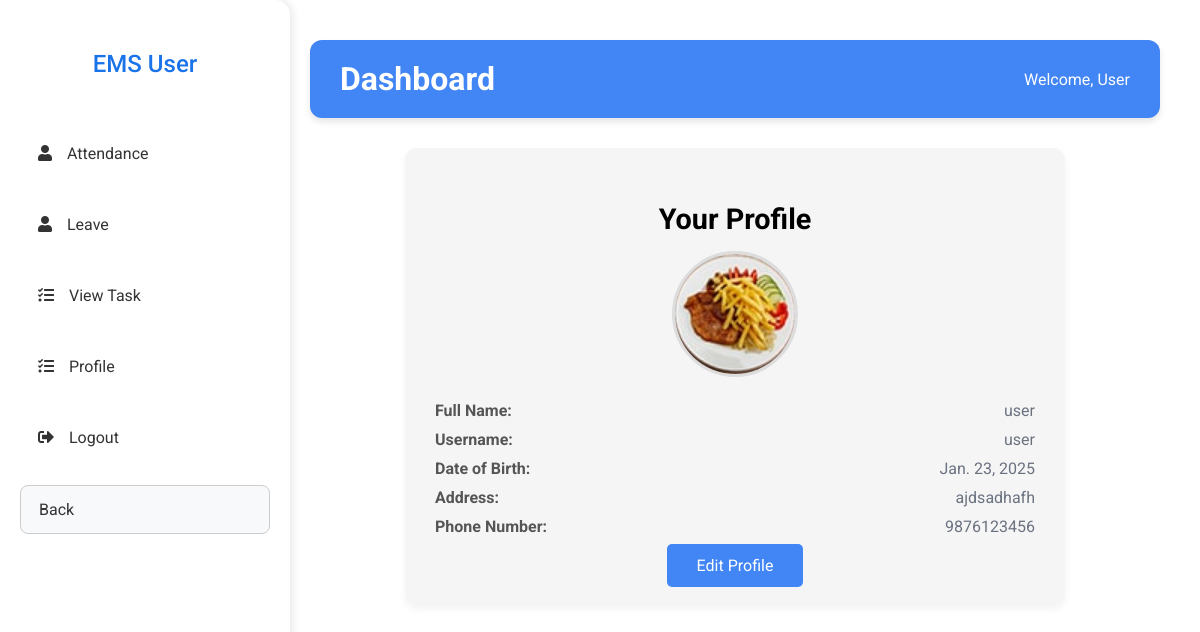
Page /profile/ (signed in) on the committed database.
### employeeapp/models.py (models this page shows, shortened)
class UserProfile(models.Model):
    name = models.CharField(max_length=100)
    username = models.CharField(max_length=60,null=True,blank=True)
    password = models.CharField(max_length=255,null=True,blank=True)
    user = models.OneToOneField(User, on_delete=models.CASCADE)
    dob = models.DateField(default='2000-01-01')
    address = models.TextField()
    phone_number = models.CharField(max_length=15)
    image = models.ImageField(upload_to='profile_images/', default='profile_images/default.png')

### employeeapp/views.py (the view)
# urls.py: path('profile/', views.view_profile, name='view_profile'),
@login_required
def view_profile(request):
    user_profile = get_object_or_404(UserProfile, user=request.user)
    return render(request, 'view_profile.html', {'profile': user_profile})

### templates/view_profile.html (shortened to what this page needs)
<!DOCTYPE html>
<html lang="en">
<head>
    <link rel="stylesheet" href="https://cdnjs.cloudflare.com/ajax/libs/font-awesome/5.15.4/css/all.min.css">
</head>
<body>
    <div class="sidebar">
        <h2>EMS User</h2>
        <a href="{% url 'attendance' %}"><i class="fas fa-user"></i> Attendance</a>
        <a href="{% url 'leave' %}"><i class="fas fa-user"></i> Leave</a>
        <a href="{% url 'user_tasks' %}"><i class="fas fa-tasks"></i> View Task</a>
        <a href="{% url 'view_profile' %}"><i class="fas fa-tasks"></i> Profile</a>
        <a href="{% url '' %}"><i class="fas fa-sign-out-alt"></i> Logout</a>
        <a href="javascript:history.back()" class="back-button">Back</a>
    </div>
    <div class="main">
        <div class="header">
            <h1>Dashboard</h1>
            <span>Welcome, User</span>
        </div>
        <div class="content">
            <div class="profile-container">
                <div class="profile-card">
                    <div class="profile-header">
                        <h2>Your Profile</h2>
                    </div>
                    <div class="profile-image-container">
                        <img src="{{ profile.image.url }}" alt="Profile Image" class="profile-image">
                    </div>
                    <div class="profile-details">
                        <div class="profile-item">
                            <span class="profile-label">Full Name:</span>
                            <span class="profile-value">{{ profile.name }}</span>
                        </div>
                        <div class="profile-item">
                            <span class="profile-label">Username:</span>
                            <span class="profile-value">{{ profile.user.username }}</span>
                        </div>
                        <div class="profile-item">
                            <span class="profile-label">Date of Birth:</span>
                            <span class="profile-value">{{ profile.dob }}</span>
                        </div>
                        <div class="profile-item">
                            <span class="profile-label">Address:</span>
                            <span class="profile-value">{{ profile.address }}</span>
                        </div>
                        <div class="profile-item">
                            <span class="profile-label">Phone Number:</span>
                            <span class="profile-value">{{ profile.phone_number }}</span>
                        </div>
                        <div class="edit-button-container">
                            <a href="{% url 'edit_profile' %}" class="btn-edit">Edit Profile</a>
                        </div>
                    </div>
                </div>
            </div>
        </div>
    </div>
</body>
</html>

### templates/view_profile.html (style rules this page uses)
body { font-family: 'Roboto', Arial, sans-serif; margin: 0; display: flex; background-color: #f2f2f2; height: 100vh; }
.sidebar { width: 250px; background-color: #ffffff; padding: 30px 20px; height: 100vh; position: fixed; box-shadow: 2px 0 10px rgba(0, 0, 0, 0.1); display: flex; flex-direction: column; border-top-right-radius: 15px; border-bottom-right-radius: 15px; }
.sidebar h2 { text-align: center; margin-bottom: 40px; font-size: 24px; font-weight: 500; color: #1a73e8; }
.sidebar a { color: #333; text-decoration: none; display: flex; align-items: center; padding: 14px 18px; margin: 12px 0; border-radius: 8px; transition: background 0.3s ease, padding-left 0.3s ease; font-size: 16px; }
.sidebar a i { margin-right: 15px; }
.main { margin-left: 270px; padding: 40px; flex-grow: 1; background-color: #ffffff; box-shadow: 0 0 10px rgba(0, 0, 0, 0.05); }
.header { background-color: #4285f4; color: white; padding: 20px 30px; display: flex; align-items: center; justify-content: space-between; border-radius: 12px; box-shadow: 0 4px 6px rgba(0, 0, 0, 0.1); }
.header h1 { font-size: 2rem; margin: 0; }
.content { margin-top: 30px; }
.profile-container { display: flex; justify-content: center; align-items: center; margin-top: 30px; }
.profile-card { background-color: #f5f5f5; border-radius: 12px; padding: 30px; margin-bottom: 30px; box-shadow: 0 4px 8px rgba(0, 0, 0, 0.05); width: 100%; max-width: 600px; text-align: center; }
.profile-header h2 { font-size: 1.8rem; margin-bottom: 15px; }
.profile-image-container { margin-bottom: 20px; }
.profile-image { width: 120px; height: 120px; border-radius: 50%; border: 3px solid #ddd; }
.profile-details { margin-top: 20px; }
.profile-item { display: flex; justify-content: space-between; margin-bottom: 10px; font-size: 1rem; color: #333; }
.profile-label { font-weight: bold; color: #555; }
.profile-value { color: #6b7280; }
.edit-button-container { text-align: center; margin-top: 20px; }
.btn-edit { background-color: #4285f4; color: white; padding: 12px 30px; text-decoration: none; border-radius: 5px; font-size: 1rem; transition: background-color 0.3s; }
.back-button { background-color: #f8f9fa; color: #000; border: 1px solid #ccc; padding: 10px; border-radius: 4px; cursor: pointer; display: block; margin: 10px auto 0; text-align: center; text-decoration: none; font-size: 14px; }

### rows in the picture
UserProfile: image (picture), name "user", user.username "user", dob "Jan. 23, 2025", address "ajdsadhafh", phone_number "9876123456"
